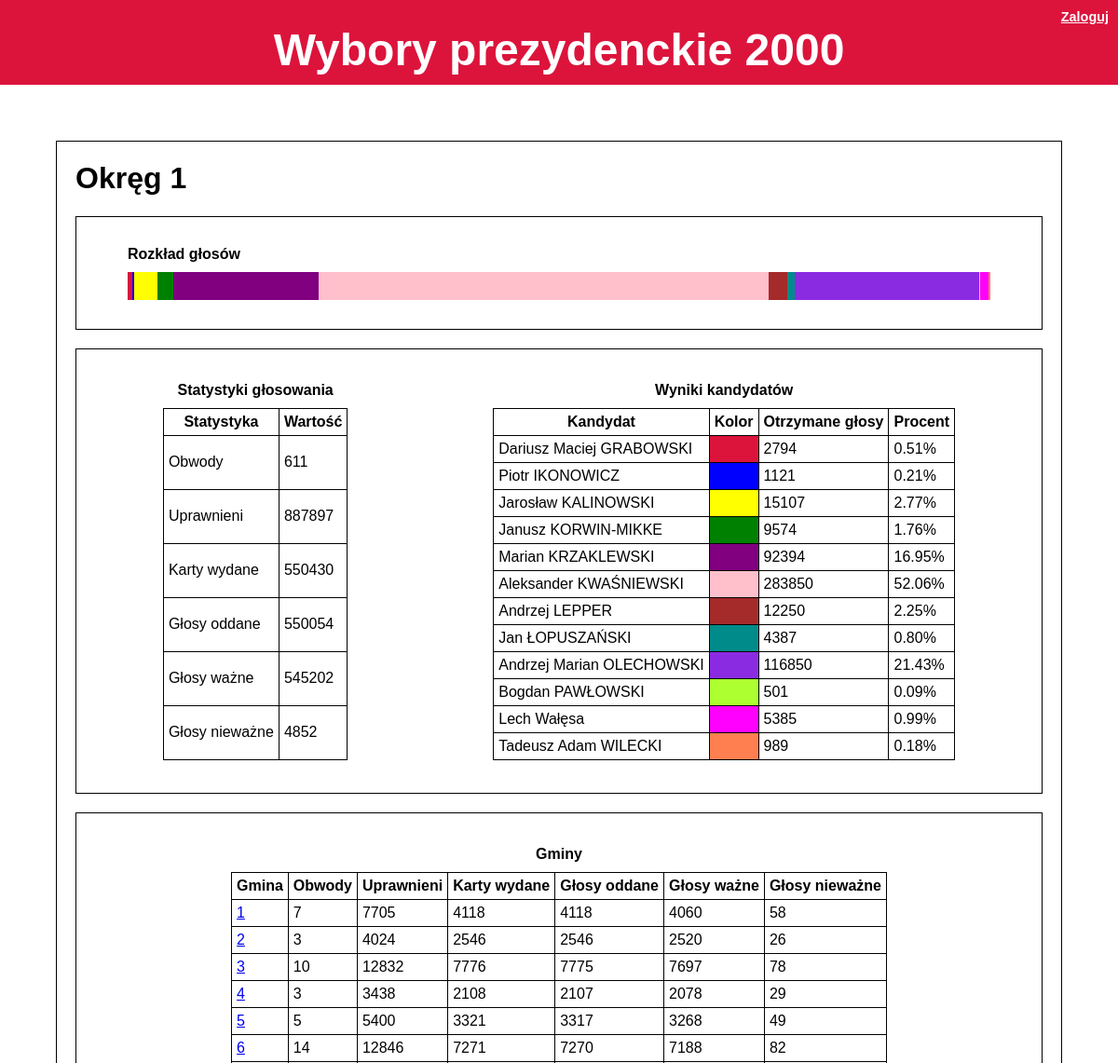
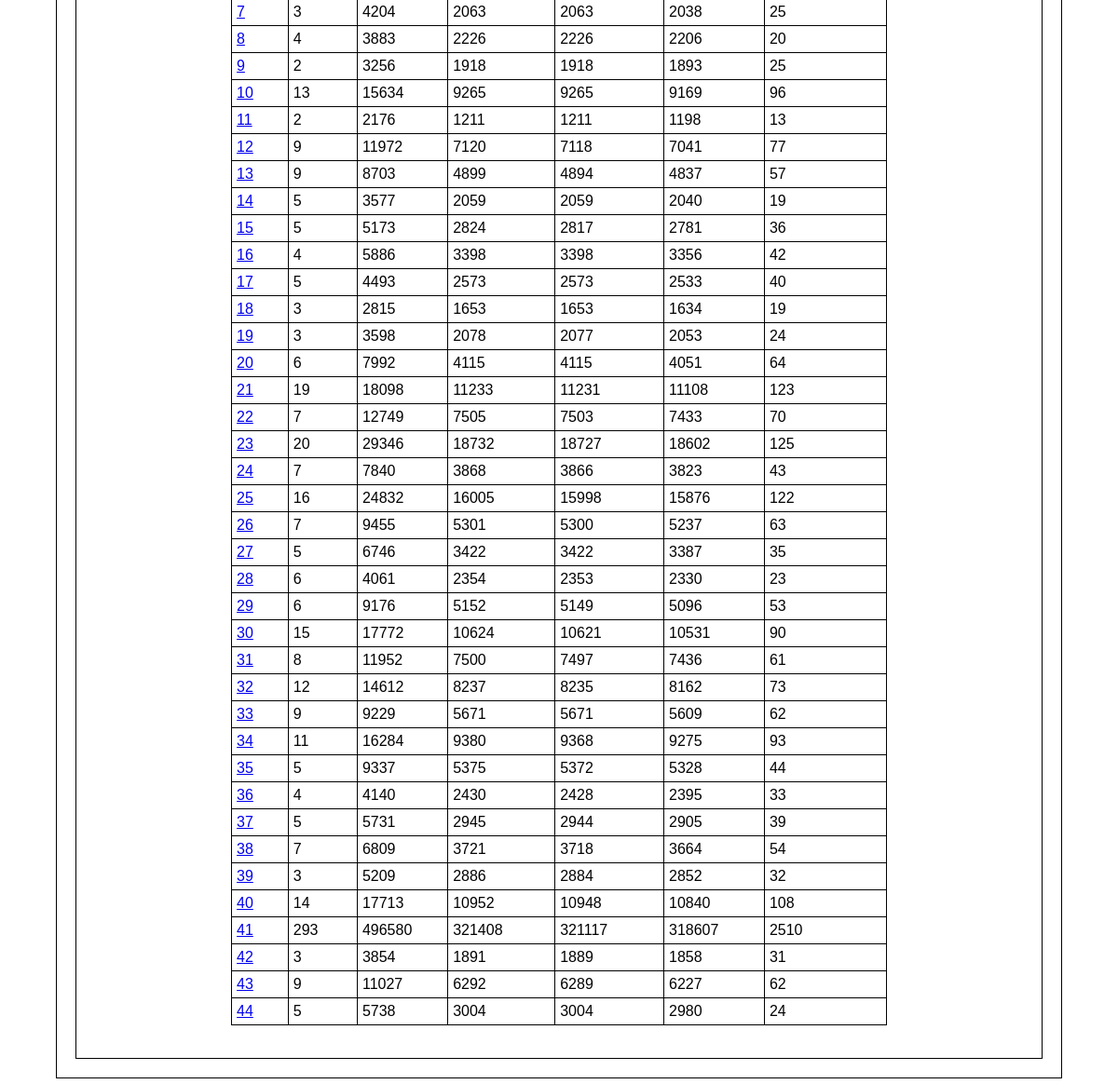
/pkw/district/1, run on the app's committed database (2 pictures, top to bottom).
### main/models.py (models this page shows, shortened)
class Area(models.Model):
    class Meta:
        abstract = True
    def __str__(self):
        return "%s %s" % (area_names[type(self).__name__.lower()], self.pk)
    def sum_attr(self, attr):
        attr_sum = 0
        for child in self.children():
            value = getattr(child, attr)
            if callable(value):
                value = value()
            attr_sum += value
        return attr_sum
    def valid(self):
        return self.sum_attr("valid")
    def invalid(self):
        return self.sum_attr("invalid")
    def cards(self):
        return self.sum_attr("cards")
    def subareas(self):
        return self.sum_attr("subareas")
    def people(self):
        return self.sum_attr("people")
    def given(self):
        return self.sum_attr("given")
    def grabowski(self):
        return self.sum_attr("grabowski")
    def ikonowicz(self):
        return self.sum_attr("ikonowicz")
    def kalinowski(self):
        return self.sum_attr("kalinowski")
    def korwin(self):
        return self.sum_attr("korwin")
    def krzaklewski(self):
        return self.sum_attr("krzaklewski")
    def kwasniewski(self):
        return self.sum_attr("kwasniewski")
    def lepper(self):
        return self.sum_attr("lepper")
    def lopuszanski(self):
        return self.sum_attr("lopuszanski")
    def olechowski(self):
        return self.sum_attr("olechowski")
    def pawlowski(self):
        return self.sum_attr("pawlowski")
    def walesa(self):
        return self.sum_attr("walesa")
    def wilecki(self):
        return self.sum_attr("wilecki")

class District(Area):
    voivodeship = models.ForeignKey(Voivodeship,
                                    verbose_name=area_names['voivodeship'],
                                    on_delete=models.CASCADE)
    def children(self):
        return self.commune_set.all()

class Commune(Area):
    district = models.ForeignKey(District, verbose_name='Okręg', on_delete=models.CASCADE)
    name = models.CharField('Nazwa', max_length=255, validators=[RegexValidator(regex=r"^([^\W_]|[- ])+$")])
    subareas = models.IntegerField(stat_names['subareas'], validators=[MinValueValidator(0)])
    people = models.IntegerField(stat_names['people'], validators=[MinValueValidator(0)])
    cards = models.IntegerField(stat_names['cards'], validators=[MinValueValidator(0)])
    invalid = models.IntegerField(stat_names['invalid'], validators=[MinValueValidator(0)])
    grabowski = models.IntegerField(candidate_names['grabowski'], validators=[MinValueValidator(0)])
    ikonowicz = models.IntegerField(candidate_names['ikonowicz'], validators=[MinValueValidator(0)])
    kalinowski = models.IntegerField(candidate_names['kalinowski'], validators=[MinValueValidator(0)])
    korwin = models.IntegerField(candidate_names['korwin'], validators=[MinValueValidator(0)])
    krzaklewski = models.IntegerField(candidate_names['krzaklewski'], validators=[MinValueValidator(0)])
    kwasniewski = models.IntegerField(candidate_names['kwasniewski'], validators=[MinValueValidator(0)])
    lepper = models.IntegerField(candidate_names['lepper'], validators=[MinValueValidator(0)])
    lopuszanski = models.IntegerField(candidate_names['lopuszanski'], validators=[MinValueValidator(0)])
    olechowski = models.IntegerField(candidate_names['olechowski'], validators=[MinValueValidator(0)])
    pawlowski = models.IntegerField(candidate_names['pawlowski'], validators=[MinValueValidator(0)])
    walesa = models.IntegerField(candidate_names['walesa'], validators=[MinValueValidator(0)])
    wilecki = models.IntegerField(candidate_names['wilecki'], validators=[MinValueValidator(0)])
    def __str__(self):
        return "Gmina %s" % self.name
    def valid(self):
        attr_sum = 0
        for candidate in candidates:
            attr_sum += getattr(self, candidate)
        return attr_sum
    def given(self):
        return self.valid() + self.invalid

### main/views.py (the view)
# urls.py: url(r'district/(?P<pk>\d+)$', views.district, name='district'),
def district(request, pk):
    return area(request, pk, District, 'commune')

### main/templatetags/main_filters.py (called while the page is built)
@register.filter(name='getattr')
def getattribute(value, arg):
    attr = getattr(value, arg)
    if callable(attr):
        attr = attr()
    return attr

@register.filter(name='get')
def get(dic, key):
    return dic.get(key)

### main/views.py (called while the page is built)
def area(request, pk, area_type, child_name, commune_form=None):
    area = get_object_or_404(area_type, pk=pk)
    return render(request, 'main/area.html',
                 {'area': area, 'child_name': child_name,
                  'commune_form': commune_form, **dictionaries})

### main/templates/main/area.html (shortened to what this page needs)
{% extends 'main/base.html' %}
{% load static %}
{% load main_filters %}
{% load mathfilters %}
{% block main %}
    <header class="pageheader"> <h1>{{ area }}</h1></header>
    <section>
            <figure>
            <figcaption>Rozkład głosów</figcaption>
                <div class="line_chart">
                {% for cand in candidates %}
                    <div style="background-color: {{ candidate_colors|get:cand }};
                        width: {{ area|getattr:cand|div:area.valid|mul:100 }}%"></div>
                {% endfor %}
                </div>
            </figure>
        </section>
    <section class="flex_container">
        <table>
            <caption>
                Statystyki głosowania
            </caption>
            <thead>
                <tr>
                    <th>Statystyka</th>
                    <th>Wartość</th>
                </tr>
            </thead>
            <tbody>
            {% for stat in stats %}
                <tr>
                    <td>{{ stat_names|get:stat }}</td>
                    <td>{{ area|getattr:stat }}</td>
                </tr>
            {% endfor %}
            </tbody>
        </table>
        <table class="cand_table">
            <caption>
                Wyniki kandydatów
            </caption>
            <thead>
                <tr>
                    <th>Kandydat</th>
                    <th>Kolor</th>
                    <th>Otrzymane głosy</th>
                    <th class="large_only">Procent</th>
                </tr>
            </thead>
            <tbody>
            {% if commune_form and request.user.is_authenticated %}
            <form method="POST">
            {% csrf_token %}
                {% for cand in candidates %}
                <tr>
                    <td><label for="{{ commune_form|getattr:cand|getattr:id_for_label }}">{{ candidate_names|get:cand }}</label></td>
                    <td style="background-color: {{ candidate_colors|get:cand }}"></td>
                    <td>{{ commune_form|getattr:cand }}</td>
                    <td class="large_only">{{ area|getattr:cand|div:area.valid|mul:100|floatformat:2 }}%</td>
                </tr>
                {% endfor %}
                <input type="submit">
            </form>
            {% else %}
                {% for cand in candidates %}
                <tr>
                    <td>{{ candidate_names|get:cand }}</td>
                    <td style="background-color: {{ candidate_colors|get:cand }}"></td>
                    <td>{{ area|getattr:cand }}</td>
                    <td class="large_only">{{ area|getattr:cand|div:area.valid|mul:100|floatformat:2 }}%</td>
                </tr>
                {% endfor %}
            {% endif %}
            </tbody>
        </table>
    </section>
    {% if area.children %}
    <section>
        <table class="centered">
            <caption>{{ area_names_p|get:child_name }}</caption>
            <thead>
                <tr>
                    <th>{{ area_names|get:child_name }}</th>
                    {% for stat in stats %}
                        {% if stat == 'people' or stat == 'valid' %}
                        <th class="not_small">
                        {% else %}
                        <th class="large_only">
                        {% endif %}
                        {{ stat_names|get:stat }}</th>
                    {% endfor %}
                </tr>
            </thead>
            <tbody>
            {% for subarea in area.children %}
                <tr>
                    <td>
                        <a href="{% with 'main:'|add:child_name as addr %}{% url addr subarea.pk %}{% endwith %}" title="{{ subarea }}"> {{ subarea.pk }} </a>
                    </td>
                    {% for stat in stats %}
                        {% if stat == 'people' or stat == 'valid' %}
                        <td class="not_small">
                        {% else %}
                        <td class="large_only">
                        {% endif %}
                        {{ subarea|getattr:stat }}</td>
                    {% endfor %}
                </tr>
            {% endfor %}
            </tbody>
        </table>
    </section>
    {% endif %}
{% endblock %}

### main/static/main/style.css (style rules this page uses)
body { margin: 0; font-family: Arial, Verdana, sans-serif; }
header.pageheader { margin:20px; }
table, td, th { border: 1px solid black; }
table { border-collapse: collapse; margin-top: 20px; margin-bottom: 20px; }
table caption { margin-bottom: 10px; font-weight: bold; }
figcaption { font-weight: bold; }
.cand_table { max-width: 70%; }
.centered { margin-left: auto; margin-right: auto; }
td, th { padding: 5px; }
section { margin:20px; border: 1px solid black; padding:15px; }
.flex_container { display: flex; justify-content: space-around; }
.line_chart { height: 30px; margin: 0px; margin-top: 10px; padding: 0; background-color: aquamarine; display: flex; }
.line_chart > div { margin: 0; padding: 0; height: 100% }

### data on the page
District: id "Okręg 1", stats "611" "887897" "550430" "550054" "545202" "4852", candidates "2794" "1121" "15107" "9574" "92394" "283850" "12250" "4387" "116850" "501" "5385" "989", candidates "0.51" "0.21" "2.77" "1.76" "16.95" "52.06" "2.25" "0.80" "21.43" "0.09" "0.99" "0.18"
Commune: pk "1", stats "7" "7705" "4118" "4118" "4060" "58"
Commune: pk "2", stats "3" "4024" "2546" "2546" "2520" "26"
Commune: pk "3", stats "10" "12832" "7776" "7775" "7697" "78"
Commune: pk "4", stats "3" "3438" "2108" "2107" "2078" "29"
Commune: pk "5", stats "5" "5400" "3321" "3317" "3268" "49"
Commune: pk "6", stats "14" "12846" "7271" "7270" "7188" "82"
Commune: pk "7", stats "3" "4204" "2063" "2063" "2038" "25"
Commune: pk "8", stats "4" "3883" "2226" "2226" "2206" "20"
Commune: pk "9", stats "2" "3256" "1918" "1918" "1893" "25"
Commune: pk "10", stats "13" "15634" "9265" "9265" "9169" "96"
Commune: pk "11", stats "2" "2176" "1211" "1211" "1198" "13"
Commune: pk "12", stats "9" "11972" "7120" "7118" "7041" "77"
Commune: pk "13", stats "9" "8703" "4899" "4894" "4837" "57"
Commune: pk "14", stats "5" "3577" "2059" "2059" "2040" "19"
Commune: pk "15", stats "5" "5173" "2824" "2817" "2781" "36"
Commune: pk "16", stats "4" "5886" "3398" "3398" "3356" "42"
Commune: pk "17", stats "5" "4493" "2573" "2573" "2533" "40"
Commune: pk "18", stats "3" "2815" "1653" "1653" "1634" "19"
Commune: pk "19", stats "3" "3598" "2078" "2077" "2053" "24"
Commune: pk "20", stats "6" "7992" "4115" "4115" "4051" "64"
Commune: pk "21", stats "19" "18098" "11233" "11231" "11108" "123"
Commune: pk "22", stats "7" "12749" "7505" "7503" "7433" "70"
Commune: pk "23", stats "20" "29346" "18732" "18727" "18602" "125"
Commune: pk "24", stats "7" "7840" "3868" "3866" "3823" "43"
Commune: pk "25", stats "16" "24832" "16005" "15998" "15876" "122"
Commune: pk "26", stats "7" "9455" "5301" "5300" "5237" "63"
Commune: pk "27", stats "5" "6746" "3422" "3422" "3387" "35"
Commune: pk "28", stats "6" "4061" "2354" "2353" "2330" "23"
Commune: pk "29", stats "6" "9176" "5152" "5149" "5096" "53"
Commune: pk "30", stats "15" "17772" "10624" "10621" "10531" "90"
Commune: pk "31", stats "8" "11952" "7500" "7497" "7436" "61"
Commune: pk "32", stats "12" "14612" "8237" "8235" "8162" "73"
Commune: pk "33", stats "9" "9229" "5671" "5671" "5609" "62"
Commune: pk "34", stats "11" "16284" "9380" "9368" "9275" "93"
Commune: pk "35", stats "5" "9337" "5375" "5372" "5328" "44"
Commune: pk "36", stats "4" "4140" "2430" "2428" "2395" "33"
Commune: pk "37", stats "5" "5731" "2945" "2944" "2905" "39"
Commune: pk "38", stats "7" "6809" "3721" "3718" "3664" "54"
Commune: pk "39", stats "3" "5209" "2886" "2884" "2852" "32"
Commune: pk "40", stats "14" "17713" "10952" "10948" "10840" "108"
Commune: pk "41", stats "293" "496580" "321408" "321117" "318607" "2510"
Commune: pk "42", stats "3" "3854" "1891" "1889" "1858" "31"
Commune: pk "43", stats "9" "11027" "6292" "6289" "6227" "62"
Commune: pk "44", stats "5" "5738" "3004" "3004" "2980" "24"

### other printed values
{{ stat_names|get:stat }} "Obwody" "Uprawnieni" "Karty wydane" "Głosy oddane" "Głosy ważne" "Głosy nieważne"
{{ candidate_names|get:cand }} "Dariusz Maciej GRABOWSKI" "Piotr IKONOWICZ" "Jarosław KALINOWSKI" "Janusz KORWIN-MIKKE" "Marian KRZAKLEWSKI" "Aleksander KWAŚNIEWSKI" "Andrzej LEPPER" "Jan ŁOPUSZAŃSKI" "Andrzej Marian OLECHOWSKI" "Bogdan PAWŁOWSKI" "Lech Wałęsa" "Tadeusz Adam WILECKI"
{{ area_names_p|get:child_name }} "Gminy"
{{ area_names|get:child_name }} "Gmina"
